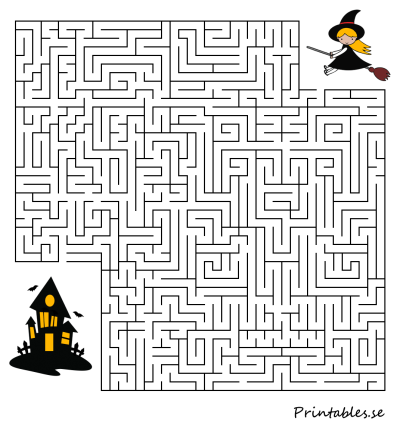
#> input picture maze3.png, 400 x 428 px
$ python DJIKSTRA.py
#> lines starting #> are read from the running program, lines starting #| are printed output that depends on the picture; after the words box and inside, x2 and y2 are one past the last pixel; in counts of white or black regions, pixels touching at a corner belong together
import cv2
import numpy as np
import threading
import colorsys
import heapq
import math


class Point(object):

    def __init__(self, x=0, y=0):
        self.x = x
        self.y = y

    def __add__(self, other):
        return Point(self.x + other.x, self.y + other.y)

    def __eq__(self, other):
        return self.x == other.x and self.y == other.y

    def __lt__(self, other):
        return math.sqrt(self.x**2+self.y**2) < math.sqrt(other.x**2+other.y**2)


rw = 2
p = 0
start = Point()
end = Point()
dir4 = [Point(0, -1), Point(0, 1), Point(1, 0), Point(-1, 0)]


# [73 lines left out: functions Djikstra, mouse_event, not called in this run]


def disp():
    global img
    cv2.imshow("Image", img)
    cv2.setMouseCallback('Image', mouse_event)
    while True:
        cv2.imshow("Image", img)
        cv2.waitKey(1)


img = cv2.imread("maze3.png", cv2.IMREAD_GRAYSCALE)
#> img: shape (428, 400); min 0, max 255, mean 223
_, img = cv2.threshold(img, 120, 255, cv2.THRESH_BINARY)
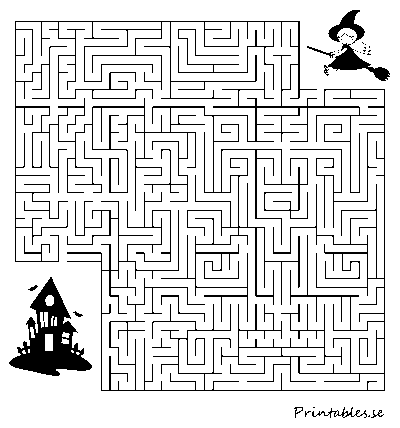
#> img: shape (428, 400); 87.7% white; 36 black regions (22 under 20 px), largest, box (x1, y1, x2, y2) and area: (15, 21, 385, 391) 15338, (9, 277, 92, 376) 3367, (324, 43, 390, 81) 780
img = cv2.cvtColor(img, cv2.COLOR_GRAY2BGR)
h, w = img.shape[:2]
#> h = 428; w = 400
print("Select start and end points : ")
t = threading.Thread(target=disp, args=())
t.start()
#> (the run stopped early here; a loop or call above may not have finished)
